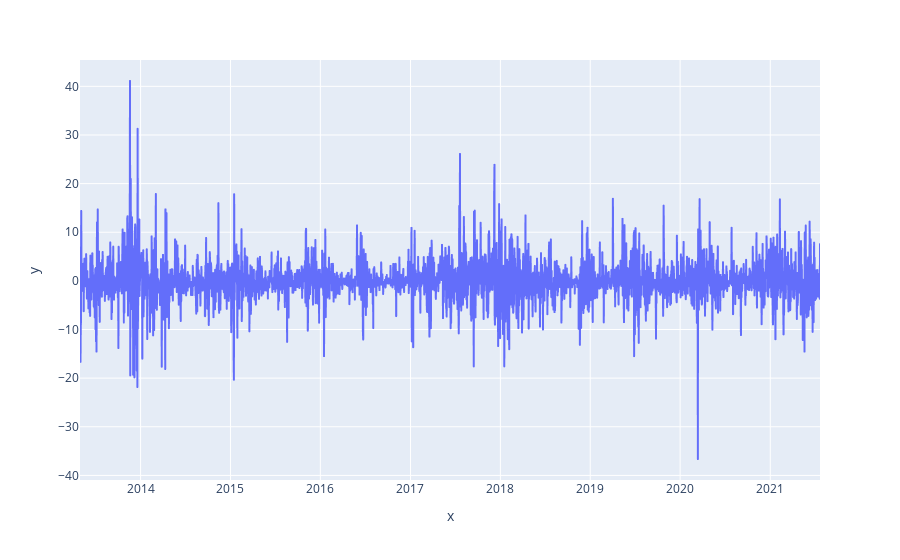

The code cell stored with this chart in its notebook:
### Code cell
px.line(x=ma_reisuals.index.to_timestamp(),y=ma_reisuals.T)

### Figure 1 — Plotly figure (JSON) as saved in the notebook; plotly's stock layout.template omitted (floating-point values rounded to 4 significant figures; data arrays with more than 128 entries replaced by an {"elided": "..."} marker saying what was removed)
{"data": [{"hovertemplate": "x=%{x}<br>y=%{y}<extra></extra>", "legendgroup": "", "line": {"color": "#636efa", "dash": "solid"}, "marker": {"symbol": "circle"}, "mode": "lines", "name": "", "showlegend": false, "type": "scattergl", "x": {"elided": "3000 str values"}, "xaxis": "x", "y": {"elided": "3000 float values"}, "yaxis": "y"}], "layout": {"legend": {"tracegroupgap": 0}, "margin": {"t": 60}, "xaxis": {"anchor": "y", "domain": [0, 1], "title": {"text": "x"}}, "yaxis": {"anchor": "x", "domain": [0, 1], "title": {"text": "y"}}}}
